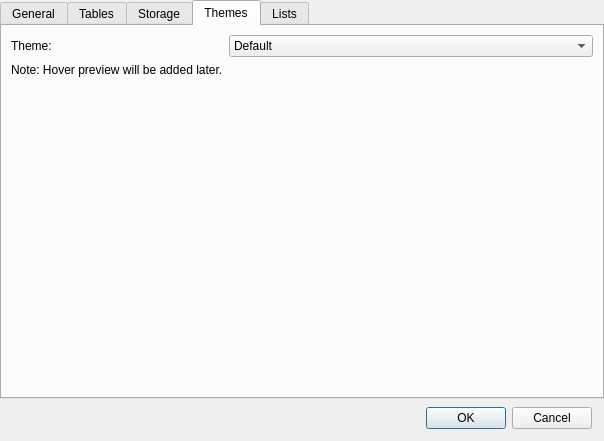
<?xml version="1.0" encoding="UTF-8"?>
<ui version="4.0">
 <class>SettingsDialog</class>
 <widget class="QDialog" name="SettingsDialog">
  <property name="geometry">
   <rect>
    <x>0</x>
    <y>0</y>
    <width>604</width>
    <height>441</height>
   </rect>
  </property>
  <property name="windowTitle">
   <string>Settings</string>
  </property>
  <layout class="QVBoxLayout" name="verticalLayout">
   <property name="spacing">
    <number>0</number>
   </property>
   <property name="leftMargin">
    <number>0</number>
   </property>
   <property name="topMargin">
    <number>0</number>
   </property>
   <property name="rightMargin">
    <number>0</number>
   </property>
   <property name="bottomMargin">
    <number>0</number>
   </property>
   <item>
    <widget class="QTabWidget" name="tabWidget">
     <property name="currentIndex">
      <number>3</number>
     </property>
     <widget class="QWidget" name="tabGeneral">
      <attribute name="title">
       <string>General</string>
      </attribute>
      <layout class="QFormLayout" name="formLayoutGeneral">
       <item row="0" column="0">
        <widget class="QLabel" name="labelPaste">
         <property name="text">
          <string>Default paste mode:</string>
         </property>
        </widget>
       </item>
       <item row="0" column="1">
        <widget class="QComboBox" name="comboPasteMode">
         <property name="sizePolicy">
          <sizepolicy hsizetype="Fixed" vsizetype="Fixed">
           <horstretch>0</horstretch>
           <verstretch>0</verstretch>
          </sizepolicy>
         </property>
         <item>
          <property name="text">
           <string>Rich</string>
          </property>
         </item>
         <item>
          <property name="text">
           <string>Text Only</string>
          </property>
         </item>
         <item>
          <property name="text">
           <string>Match Style</string>
          </property>
         </item>
         <item>
          <property name="text">
           <string>Clean Formatting</string>
          </property>
         </item>
        </widget>
       </item>
       <item row="1" column="0">
        <widget class="QLabel" name="labelIndent">
         <property name="text">
          <string>Plain paragraph indent (px):</string>
         </property>
        </widget>
       </item>
       <item row="1" column="1">
        <widget class="QSpinBox" name="spinIndentPx">
         <property name="sizePolicy">
          <sizepolicy hsizetype="Fixed" vsizetype="Fixed">
           <horstretch>0</horstretch>
           <verstretch>0</verstretch>
          </sizepolicy>
         </property>
         <property name="minimum">
          <number>4</number>
         </property>
         <property name="maximum">
          <number>160</number>
         </property>
         <property name="singleStep">
          <number>2</number>
         </property>
         <property name="value">
          <number>24</number>
         </property>
        </widget>
       </item>
       <item row="2" column="0">
        <widget class="QLabel" name="labelImageLong">
         <property name="text">
          <string>Default image long side (px):</string>
         </property>
        </widget>
       </item>
       <item row="2" column="1">
        <widget class="QSpinBox" name="spinImageLong">
         <property name="sizePolicy">
          <sizepolicy hsizetype="Fixed" vsizetype="Fixed">
           <horstretch>0</horstretch>
           <verstretch>0</verstretch>
          </sizepolicy>
         </property>
         <property name="minimum">
          <number>100</number>
         </property>
         <property name="maximum">
          <number>8000</number>
         </property>
         <property name="singleStep">
          <number>50</number>
         </property>
         <property name="value">
          <number>400</number>
         </property>
        </widget>
       </item>
       <item row="3" column="0">
        <widget class="QLabel" name="labelVideoLong">
         <property name="text">
          <string>Default video long side (px):</string>
         </property>
        </widget>
       </item>
       <item row="3" column="1">
        <widget class="QSpinBox" name="spinVideoLong">
         <property name="sizePolicy">
          <sizepolicy hsizetype="Fixed" vsizetype="Fixed">
           <horstretch>0</horstretch>
           <verstretch>0</verstretch>
          </sizepolicy>
         </property>
         <property name="minimum">
          <number>100</number>
         </property>
         <property name="maximum">
          <number>8000</number>
         </property>
         <property name="singleStep">
          <number>50</number>
         </property>
         <property name="value">
          <number>400</number>
         </property>
        </widget>
       </item>
      </layout>
     </widget>
     <widget class="QWidget" name="tabTables">
      <attribute name="title">
       <string>Tables</string>
      </attribute>
      <layout class="QFormLayout" name="formLayoutTables">
       <item row="0" column="1">
        <widget class="QWidget" name="widgetGridColor" native="true">
         <layout class="QHBoxLayout" name="hLayoutGridColor">
          <property name="sizeConstraint">
           <enum>QLayout::SetDefaultConstraint</enum>
          </property>
          <item>
           <widget class="QFrame" name="frame_3">
            <property name="sizePolicy">
             <sizepolicy hsizetype="Preferred" vsizetype="Fixed">
              <horstretch>0</horstretch>
              <verstretch>0</verstretch>
             </sizepolicy>
            </property>
            <property name="frameShape">
             <enum>QFrame::NoFrame</enum>
            </property>
            <property name="frameShadow">
             <enum>QFrame::Plain</enum>
            </property>
            <layout class="QHBoxLayout" name="horizontalLayout_4">
             <property name="topMargin">
              <number>0</number>
             </property>
             <property name="bottomMargin">
              <number>0</number>
             </property>
             <item>
              <widget class="QLineEdit" name="editGridColor"/>
             </item>
             <item>
              <widget class="QPushButton" name="btnPickGridColor">
               <property name="text">
                <string>Pick…</string>
               </property>
              </widget>
             </item>
            </layout>
           </widget>
          </item>
         </layout>
        </widget>
       </item>
       <item row="1" column="0">
        <widget class="QLabel" name="labelGridWidth">
         <property name="text">
          <string>Grid width (px):</string>
         </property>
        </widget>
       </item>
       <item row="1" column="1">
        <widget class="QDoubleSpinBox" name="spinGridWidth">
         <property name="minimum">
          <double>0.500000000000000</double>
         </property>
         <property name="maximum">
          <double>6.000000000000000</double>
         </property>
         <property name="singleStep">
          <double>0.500000000000000</double>
         </property>
         <property name="value">
          <double>1.500000000000000</double>
         </property>
        </widget>
       </item>
       <item row="2" column="0">
        <widget class="QLabel" name="labelHeaderBg">
         <property name="text">
          <string>Header background (hex):</string>
         </property>
        </widget>
       </item>
       <item row="2" column="1">
        <widget class="QWidget" name="widgetHeaderBg" native="true">
         <layout class="QHBoxLayout" name="hLayoutHeaderBg">
          <item>
           <widget class="QLineEdit" name="editHeaderBg"/>
          </item>
          <item>
           <widget class="QPushButton" name="btnPickHeaderBg">
            <property name="text">
             <string>Pick…</string>
            </property>
           </widget>
          </item>
         </layout>
        </widget>
       </item>
       <item row="3" column="0">
        <widget class="QLabel" name="labelTotalsBg">
         <property name="text">
          <string>Totals background (hex):</string>
         </property>
        </widget>
       </item>
       <item row="3" column="1">
        <widget class="QWidget" name="widgetTotalsBg" native="true">
         <layout class="QHBoxLayout" name="hLayoutTotalsBg">
          <item>
           <widget class="QLineEdit" name="editTotalsBg"/>
          </item>
          <item>
           <widget class="QPushButton" name="btnPickTotalsBg">
            <property name="text">
             <string>Pick…</string>
            </property>
           </widget>
          </item>
         </layout>
        </widget>
       </item>
       <item row="4" column="0">
        <widget class="QLabel" name="labelCostHeaderBg">
         <property name="text">
          <string>Cost header background (hex):</string>
         </property>
        </widget>
       </item>
       <item row="4" column="1">
        <widget class="QWidget" name="widgetCostHeaderBg" native="true">
         <layout class="QHBoxLayout" name="hLayoutCostHeaderBg">
          <item>
           <widget class="QLineEdit" name="editCostHeaderBg"/>
          </item>
          <item>
           <widget class="QPushButton" name="btnPickCostHeaderBg">
            <property name="text">
             <string>Pick…</string>
            </property>
           </widget>
          </item>
         </layout>
        </widget>
       </item>
       <item row="0" column="0">
        <widget class="QLabel" name="labelGridColor">
         <property name="text">
          <string>Grid color (hex):</string>
         </property>
        </widget>
       </item>
      </layout>
     </widget>
     <widget class="QWidget" name="tabStorage">
      <attribute name="title">
       <string>Storage</string>
      </attribute>
      <layout class="QFormLayout" name="formLayoutStorage">
       <item row="0" column="1">
        <widget class="QFrame" name="frameDbRoot">
         <property name="sizePolicy">
          <sizepolicy hsizetype="Preferred" vsizetype="Fixed">
           <horstretch>0</horstretch>
           <verstretch>0</verstretch>
          </sizepolicy>
         </property>
         <layout class="QHBoxLayout" name="hLayoutDbRoot">
          <property name="spacing">
           <number>6</number>
          </property>
          <property name="leftMargin">
           <number>0</number>
          </property>
          <property name="topMargin">
           <number>0</number>
          </property>
          <property name="bottomMargin">
           <number>0</number>
          </property>
          <item>
           <widget class="QLabel" name="labelDbRoot">
            <property name="sizePolicy">
             <sizepolicy hsizetype="Preferred" vsizetype="Fixed">
              <horstretch>0</horstretch>
              <verstretch>0</verstretch>
             </sizepolicy>
            </property>
            <property name="text">
             <string>Databases root folder:</string>
            </property>
           </widget>
          </item>
          <item>
           <widget class="QLineEdit" name="editDbRoot">
            <property name="sizePolicy">
             <sizepolicy hsizetype="Expanding" vsizetype="Fixed">
              <horstretch>0</horstretch>
              <verstretch>0</verstretch>
             </sizepolicy>
            </property>
           </widget>
          </item>
          <item>
           <widget class="QPushButton" name="btnBrowseDbRoot">
            <property name="sizePolicy">
             <sizepolicy hsizetype="Minimum" vsizetype="Fixed">
              <horstretch>0</horstretch>
              <verstretch>0</verstretch>
             </sizepolicy>
            </property>
            <property name="text">
             <string>Browse…</string>
            </property>
           </widget>
          </item>
         </layout>
        </widget>
       </item>
       <item row="1" column="1">
        <widget class="QFrame" name="widgetDbBackup">
         <property name="sizePolicy">
          <sizepolicy hsizetype="Preferred" vsizetype="Fixed">
           <horstretch>0</horstretch>
           <verstretch>0</verstretch>
          </sizepolicy>
         </property>
         <property name="frameShape">
          <enum>QFrame::NoFrame</enum>
         </property>
         <property name="frameShadow">
          <enum>QFrame::Plain</enum>
         </property>
         <layout class="QHBoxLayout" name="horizontalLayout">
          <property name="leftMargin">
           <number>0</number>
          </property>
          <property name="topMargin">
           <number>0</number>
          </property>
          <property name="bottomMargin">
           <number>0</number>
          </property>
          <item>
           <widget class="QLabel" name="labelDbBackup">
            <property name="text">
             <string>Database Backup Location:</string>
            </property>
           </widget>
          </item>
          <item>
           <widget class="QLineEdit" name="editDbBackup"/>
          </item>
          <item>
           <widget class="QPushButton" name="btnBrowseDbBackup">
            <property name="text">
             <string>Browse</string>
            </property>
           </widget>
          </item>
         </layout>
        </widget>
       </item>
       <item row="3" column="1">
        <widget class="QFrame" name="frameSettingsPath">
         <property name="sizePolicy">
          <sizepolicy hsizetype="Preferred" vsizetype="Fixed">
           <horstretch>0</horstretch>
           <verstretch>0</verstretch>
          </sizepolicy>
         </property>
         <layout class="QHBoxLayout" name="hLayoutSettingsPath" stretch="0,1,0,0">
          <property name="spacing">
           <number>6</number>
          </property>
          <property name="leftMargin">
           <number>0</number>
          </property>
          <property name="topMargin">
           <number>25</number>
          </property>
          <property name="bottomMargin">
           <number>0</number>
          </property>
          <item>
           <widget class="QLabel" name="labelSettingsPath">
            <property name="sizePolicy">
             <sizepolicy hsizetype="Preferred" vsizetype="Fixed">
              <horstretch>0</horstretch>
              <verstretch>0</verstretch>
             </sizepolicy>
            </property>
            <property name="text">
             <string>Settings file:</string>
            </property>
           </widget>
          </item>
          <item>
           <widget class="QLineEdit" name="editSettingsPath">
            <property name="readOnly">
             <bool>true</bool>
            </property>
           </widget>
          </item>
          <item>
           <widget class="QPushButton" name="btnBrowseSettingsPath">
            <property name="text">
             <string>Change…</string>
            </property>
           </widget>
          </item>
          <item>
           <widget class="QPushButton" name="btnOpenSettingsFolder">
            <property name="baseSize">
             <size>
              <width>0</width>
              <height>0</height>
             </size>
            </property>
            <property name="text">
             <string>Open Folder</string>
            </property>
           </widget>
          </item>
         </layout>
        </widget>
       </item>
       <item row="2" column="1">
        <widget class="QFrame" name="frame">
         <property name="sizePolicy">
          <sizepolicy hsizetype="Preferred" vsizetype="Fixed">
           <horstretch>0</horstretch>
           <verstretch>0</verstretch>
          </sizepolicy>
         </property>
         <property name="frameShape">
          <enum>QFrame::NoFrame</enum>
         </property>
         <property name="frameShadow">
          <enum>QFrame::Plain</enum>
         </property>
         <layout class="QHBoxLayout" name="horizontalLayout_2">
          <property name="spacing">
           <number>15</number>
          </property>
          <property name="leftMargin">
           <number>0</number>
          </property>
          <property name="topMargin">
           <number>0</number>
          </property>
          <property name="rightMargin">
           <number>0</number>
          </property>
          <property name="bottomMargin">
           <number>0</number>
          </property>
          <item>
           <widget class="QCheckBox" name="chkBuOnExit">
            <property name="layoutDirection">
             <enum>Qt::RightToLeft</enum>
            </property>
            <property name="text">
             <string>Backup on Exit</string>
            </property>
           </widget>
          </item>
          <item>
           <widget class="QLabel" name="label">
            <property name="text">
             <string>Backups to Keep</string>
            </property>
           </widget>
          </item>
          <item>
           <widget class="QSpinBox" name="spinBuToKeep">
            <property name="minimumSize">
             <size>
              <width>40</width>
              <height>0</height>
             </size>
            </property>
            <property name="minimum">
             <number>1</number>
            </property>
            <property name="maximum">
             <number>99</number>
            </property>
           </widget>
          </item>
          <item>
           <spacer name="horizontalSpacer">
            <property name="orientation">
             <enum>Qt::Horizontal</enum>
            </property>
            <property name="sizeHint" stdset="0">
             <size>
              <width>40</width>
              <height>20</height>
             </size>
            </property>
           </spacer>
          </item>
         </layout>
        </widget>
       </item>
       <item row="4" column="1">
        <spacer name="verticalSpacer">
         <property name="orientation">
          <enum>Qt::Vertical</enum>
         </property>
         <property name="sizeHint" stdset="0">
          <size>
           <width>20</width>
           <height>40</height>
          </size>
         </property>
        </spacer>
       </item>
      </layout>
     </widget>
     <widget class="QWidget" name="tabThemes">
      <attribute name="title">
       <string>Themes</string>
      </attribute>
      <layout class="QFormLayout" name="formLayoutThemes">
       <item row="0" column="0">
        <widget class="QLabel" name="labelTheme">
         <property name="text">
          <string>Theme:</string>
         </property>
        </widget>
       </item>
       <item row="0" column="1">
        <widget class="QComboBox" name="comboTheme">
         <item>
          <property name="text">
           <string>Default</string>
          </property>
         </item>
         <item>
          <property name="text">
           <string>High Contrast</string>
          </property>
         </item>
        </widget>
       </item>
       <item row="1" column="0">
        <widget class="QLabel" name="labelThemeNote">
         <property name="text">
          <string>Note: Hover preview will be added later.</string>
         </property>
        </widget>
       </item>
      </layout>
     </widget>
     <widget class="QWidget" name="tabLists">
      <attribute name="title">
       <string>Lists</string>
      </attribute>
      <layout class="QFormLayout" name="formLayoutLists">
       <item row="0" column="0">
        <widget class="QLabel" name="labelOrdered">
         <property name="text">
          <string>Ordered list scheme:</string>
         </property>
        </widget>
       </item>
       <item row="0" column="1">
        <widget class="QComboBox" name="comboOrdered">
         <item>
          <property name="text">
           <string>Classic (I, A, 1, a, i)</string>
          </property>
         </item>
         <item>
          <property name="text">
           <string>Decimal (1, 2, 3)</string>
          </property>
         </item>
        </widget>
       </item>
       <item row="1" column="0">
        <widget class="QLabel" name="labelUnordered">
         <property name="text">
          <string>Unordered list scheme:</string>
         </property>
        </widget>
       </item>
       <item row="1" column="1">
        <widget class="QComboBox" name="comboUnordered">
         <item>
          <property name="text">
           <string>Disc → Circle → Square</string>
          </property>
         </item>
         <item>
          <property name="text">
           <string>Disc only</string>
          </property>
         </item>
        </widget>
       </item>
      </layout>
     </widget>
    </widget>
   </item>
   <item>
    <layout class="QHBoxLayout" name="hLayoutButtonBar">
     <property name="leftMargin">
      <number>12</number>
     </property>
     <property name="topMargin">
      <number>8</number>
     </property>
     <property name="rightMargin">
      <number>12</number>
     </property>
     <property name="bottomMargin">
      <number>12</number>
     </property>
     <item>
      <widget class="QDialogButtonBox" name="buttonBoxGlobal">
       <property name="orientation">
        <enum>Qt::Horizontal</enum>
       </property>
       <property name="standardButtons">
        <set>QDialogButtonBox::Cancel|QDialogButtonBox::Ok</set>
       </property>
      </widget>
     </item>
    </layout>
   </item>
  </layout>
 </widget>
 <resources/>
 <connections>
  <connection>
   <sender>buttonBoxGlobal</sender>
   <signal>accepted()</signal>
   <receiver>SettingsDialog</receiver>
   <slot>accept()</slot>
   <hints>
    <hint type="sourcelabel">
     <x>20</x>
     <y>20</y>
    </hint>
    <hint type="destinationlabel">
     <x>20</x>
     <y>20</y>
    </hint>
   </hints>
  </connection>
  <connection>
   <sender>buttonBoxGlobal</sender>
   <signal>rejected()</signal>
   <receiver>SettingsDialog</receiver>
   <slot>reject()</slot>
   <hints>
    <hint type="sourcelabel">
     <x>20</x>
     <y>20</y>
    </hint>
    <hint type="destinationlabel">
     <x>20</x>
     <y>20</y>
    </hint>
   </hints>
  </connection>
 </connections>
</ui>
